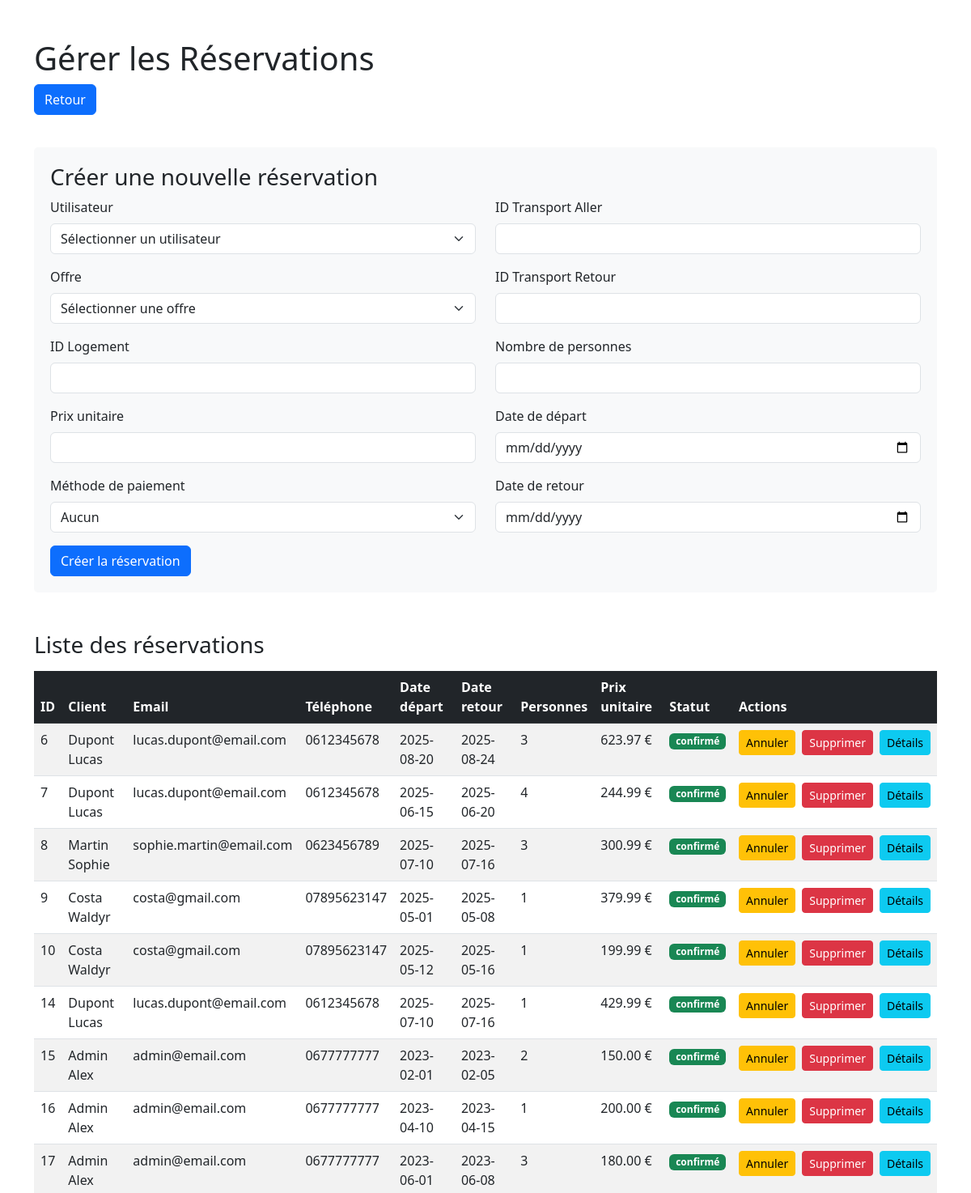
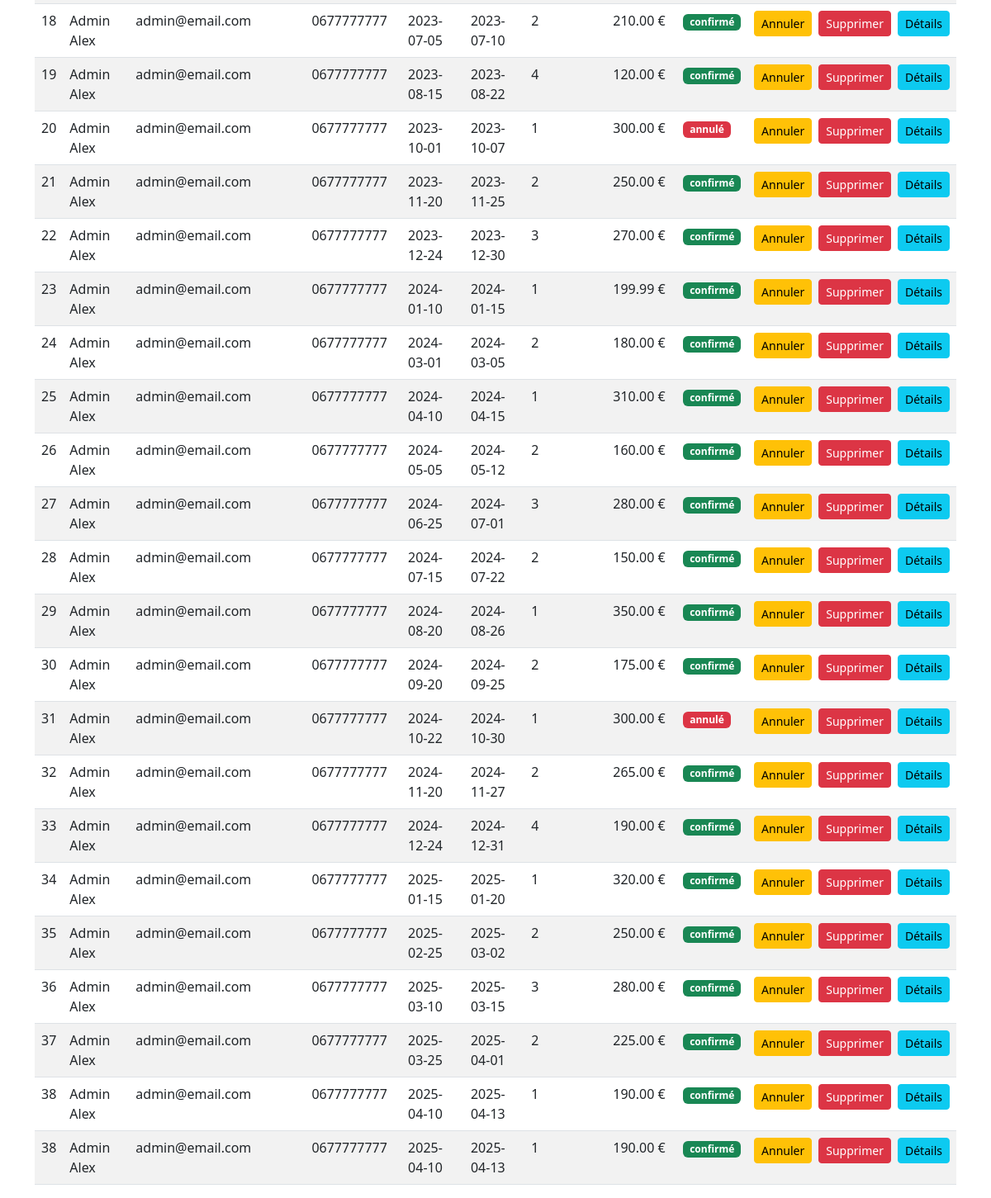
Screenshot of /admin/gestion_reservation.php (signed in) with the database file from the repository (2 pictures, top to bottom).
### tables this page shows
CREATE TABLE `reservations` (
  `id` int NOT NULL,
  `user_id` int NOT NULL,
  `offre_id` int NOT NULL,
  `logement_id` int NOT NULL,
  `transport_aller_id` int NOT NULL,
  `transport_retour_id` int NOT NULL,
  `nbr_personnes` int NOT NULL,
  `prix_unitaire` decimal(10,2) NOT NULL,
  `prix_total` decimal(10,2) GENERATED ALWAYS AS ((`prix_unitaire` * `nbr_personnes`)) STORED,
  `statut` enum('en attente','confirmé','annulé') DEFAULT 'en attente',
  `methode_paiement` enum('carte bancaire','paypal','virement','aucun') DEFAULT 'aucun',
  `date_paiement` datetime DEFAULT NULL,
  `date_reservation` timestamp NULL DEFAULT CURRENT_TIMESTAMP,
  `date_depart` date NOT NULL,
  `date_retour` date NOT NULL
);

### admin/gestion_reservation.php (the view, shortened to what this page needs)
<?php
require_once('../data_base/connection.php');
$sSQL4 = "SELECT * FROM reservations";
$stmt4 = $dbh->prepare($sSQL4);
$stmt4->execute();
$reservations = $stmt4->fetchAll(PDO::FETCH_ASSOC);
?>
<!DOCTYPE html>
<html lang="fr">
<head>
    <link href="https://cdn.jsdelivr.net/npm/bootstrap@5.3.0/dist/css/bootstrap.min.css" rel="stylesheet">
</head>
<body>
    <div class="container mt-5">
        <h1>Gérer les Réservations</h1>
        <a href="../admin.php" class="btn btn-primary mb-3">Retour</a>
        <div class="form-container mt-4">
            <h3>Créer une nouvelle réservation</h3>
            <form method="POST">
                <div class="row">
                    <div class="col-md-6">
                        <div class="mb-3">
                            <label for="user_id" class="form-label">Utilisateur</label>
                            <select class="form-select" id="user_id" name="user_id" required>
                                <option value="">Sélectionner un utilisateur</option>
                            </select>
                        </div>
                        <div class="mb-3">
                            <label for="offre_id" class="form-label">Offre</label>
                            <select class="form-select" id="offre_id" name="offre_id" required>
                                <option value="">Sélectionner une offre</option>
                            </select>
                        </div>
                        <div class="mb-3">
                            <label for="logement_id" class="form-label">ID Logement</label>
                            <input type="number" class="form-control" id="logement_id" name="logement_id" required>
                        </div>
                    </div>
                    <div class="col-md-6">
                        <div class="mb-3">
                            <label for="transport_aller_id" class="form-label">ID Transport Aller</label>
                            <input type="number" class="form-control" id="transport_aller_id" name="transport_aller_id" required>
                        </div>
                        <div class="mb-3">
                            <label for="transport_retour_id" class="form-label">ID Transport Retour</label>
                            <input type="number" class="form-control" id="transport_retour_id" name="transport_retour_id" required>
                        </div>
                        <div class="mb-3">
                            <label for="nbr_personnes" class="form-label">Nombre de personnes</label>
                            <input type="number" class="form-control" id="nbr_personnes" name="nbr_personnes" required>
                        </div>
                    </div>
                </div>
                <div class="row">
                    <div class="col-md-6">
                        <div class="mb-3">
                            <label for="prix_unitaire" class="form-label">Prix unitaire</label>
                            <input type="number" step="0.01" class="form-control" id="prix_unitaire" name="prix_unitaire" required>
                        </div>
                        <div class="mb-3">
                            <label for="methode_paiement" class="form-label">Méthode de paiement</label>
                            <select class="form-select" id="methode_paiement" name="methode_paiement" required>
                                <option value="aucun" selected>Aucun</option>
                            </select>
                        </div>
                    </div>
                    <div class="col-md-6">
                        <div class="mb-3">
                            <label for="date_depart" class="form-label">Date de départ</label>
                            <input type="date" class="form-control" id="date_depart" name="date_depart" required>
                        </div>
                        <div class="mb-3">
                            <label for="date_retour" class="form-label">Date de retour</label>
                            <input type="date" class="form-control" id="date_retour" name="date_retour" required>
                        </div>
                    </div>
                </div>
                <button type="submit" name="create_reservation" class="btn btn-primary">Créer la réservation</button>
            </form>
        </div>
        <h3 class="mt-5">Liste des réservations</h3>
        <table class="table table-striped mt-3">
            <thead class="table-dark">
                <tr>
                    <th>ID</th>
                    <th>Client</th>
                    <th>Email</th>
                    <th>Téléphone</th>
                    <th>Date départ</th>
                    <th>Date retour</th>
                    <th>Personnes</th>
                    <th>Prix unitaire</th>
                    <th>Statut</th>
                    <th>Actions</th>
                </tr>
            </thead>
            <tbody>
                <?php foreach ($reservations as $reservation): ?>
                    <tr>
                        <td><?= htmlspecialchars($reservation['id']) ?></td>
                        <td><?= htmlspecialchars($reservation['user_nom'] . ' ' . htmlspecialchars($reservation['user_prenom'])) ?></td>
                        <td><?= htmlspecialchars($reservation['user_email']) ?></td>
                        <td><?= htmlspecialchars($reservation['user_telephone'] ?? '') ?></td>
                        <td><?= htmlspecialchars($reservation['date_depart']) ?></td>
                        <td><?= htmlspecialchars($reservation['date_retour'] ?? 'N/A') ?></td>
                        <td><?= htmlspecialchars($reservation['nbr_personnes']) ?></td>
                        <td><?= htmlspecialchars($reservation['prix_unitaire']) ?> €</td>
                        <td>
                            <span class="badge
                                <?= $reservation['statut'] === 'confirmé' ? 'bg-success' :
                                   ($reservation['statut'] === 'annulé' ? 'bg-danger' : 'bg-warning text-dark') ?>">
                                <?= htmlspecialchars($reservation['statut']) ?>
                            </span>
                        </td>
                        <td>
                            <div class="d-flex gap-2">
                                <form method="POST" class="d-inline">
                                    <button type="submit" name="cancel_reservation" class="btn btn-warning btn-sm">Annuler</button>
                                </form>
                                <form method="POST" class="d-inline">
                                    <button type="submit" name="delete_reservation" class="btn btn-danger btn-sm" onclick="return confirm('Êtes-vous sûr de vouloir supprimer cette réservation ?')">Supprimer</button>
                                </form>
                                <a href="reservation_details.php?id=<?= $reservation['id'] ?>" class="btn btn-info btn-sm">Détails</a>
                            </div>
                        </td>
                    </tr>
                <?php endforeach; ?>
            </tbody>
        </table>
    </div>
</body>
</html>

### admin/gestion_reservation.php (style rules this page uses)
.form-container { background-color: #f8f9fa; padding: 20px; border-radius: 5px; margin-bottom: 30px; }

### rows the page displays
reservations: id "6", user_prenom "Dupont Lucas", user_email "lucas.dupont@email.com", user_telephone "0612345678", date_depart "2025-08-20", date_retour "2025-08-24", nbr_personnes "3", prix_unitaire "623.97", statut "confirmé"
reservations: id "7", user_prenom "Dupont Lucas", user_email "lucas.dupont@email.com", user_telephone "0612345678", date_depart "2025-06-15", date_retour "2025-06-20", nbr_personnes "4", prix_unitaire "244.99", statut "confirmé"
reservations: id "8", user_prenom "Martin Sophie", user_email "sophie.martin@email.com", user_telephone "0623456789", date_depart "2025-07-10", date_retour "2025-07-16", nbr_personnes "3", prix_unitaire "300.99", statut "confirmé"
reservations: id "9", user_prenom "Costa Waldyr", user_email "costa@gmail.com", user_telephone "07895623147", date_depart "2025-05-01", date_retour "2025-05-08", nbr_personnes "1", prix_unitaire "379.99", statut "confirmé"
reservations: id "10", user_prenom "Costa Waldyr", user_email "costa@gmail.com", user_telephone "07895623147", date_depart "2025-05-12", date_retour "2025-05-16", nbr_personnes "1", prix_unitaire "199.99", statut "confirmé"
reservations: id "14", user_prenom "Dupont Lucas", user_email "lucas.dupont@email.com", user_telephone "0612345678", date_depart "2025-07-10", date_retour "2025-07-16", nbr_personnes "1", prix_unitaire "429.99", statut "confirmé"
reservations: id "15", user_prenom "Admin Alex", user_email "admin@email.com", user_telephone "0677777777", date_depart "2023-02-01", date_retour "2023-02-05", nbr_personnes "2", prix_unitaire "150.00", statut "confirmé"
reservations: id "16", user_prenom "Admin Alex", user_email "admin@email.com", user_telephone "0677777777", date_depart "2023-04-10", date_retour "2023-04-15", nbr_personnes "1", prix_unitaire "200.00", statut "confirmé"
reservations: id "17", user_prenom "Admin Alex", user_email "admin@email.com", user_telephone "0677777777", date_depart "2023-06-01", date_retour "2023-06-08", nbr_personnes "3", prix_unitaire "180.00", statut "confirmé"
reservations: id "18", user_prenom "Admin Alex", user_email "admin@email.com", user_telephone "0677777777", date_depart "2023-07-05", date_retour "2023-07-10", nbr_personnes "2", prix_unitaire "210.00", statut "confirmé"
reservations: id "19", user_prenom "Admin Alex", user_email "admin@email.com", user_telephone "0677777777", date_depart "2023-08-15", date_retour "2023-08-22", nbr_personnes "4", prix_unitaire "120.00", statut "confirmé"
reservations: id "20", user_prenom "Admin Alex", user_email "admin@email.com", user_telephone "0677777777", date_depart "2023-10-01", date_retour "2023-10-07", nbr_personnes "1", prix_unitaire "300.00", statut "annulé"
reservations: id "21", user_prenom "Admin Alex", user_email "admin@email.com", user_telephone "0677777777", date_depart "2023-11-20", date_retour "2023-11-25", nbr_personnes "2", prix_unitaire "250.00", statut "confirmé"
reservations: id "22", user_prenom "Admin Alex", user_email "admin@email.com", user_telephone "0677777777", date_depart "2023-12-24", date_retour "2023-12-30", nbr_personnes "3", prix_unitaire "270.00", statut "confirmé"
reservations: id "23", user_prenom "Admin Alex", user_email "admin@email.com", user_telephone "0677777777", date_depart "2024-01-10", date_retour "2024-01-15", nbr_personnes "1", prix_unitaire "199.99", statut "confirmé"
reservations: id "24", user_prenom "Admin Alex", user_email "admin@email.com", user_telephone "0677777777", date_depart "2024-03-01", date_retour "2024-03-05", nbr_personnes "2", prix_unitaire "180.00", statut "confirmé"
reservations: id "25", user_prenom "Admin Alex", user_email "admin@email.com", user_telephone "0677777777", date_depart "2024-04-10", date_retour "2024-04-15", nbr_personnes "1", prix_unitaire "310.00", statut "confirmé"
reservations: id "26", user_prenom "Admin Alex", user_email "admin@email.com", user_telephone "0677777777", date_depart "2024-05-05", date_retour "2024-05-12", nbr_personnes "2", prix_unitaire "160.00", statut "confirmé"
reservations: id "27", user_prenom "Admin Alex", user_email "admin@email.com", user_telephone "0677777777", date_depart "2024-06-25", date_retour "2024-07-01", nbr_personnes "3", prix_unitaire "280.00", statut "confirmé"
reservations: id "28", user_prenom "Admin Alex", user_email "admin@email.com", user_telephone "0677777777", date_depart "2024-07-15", date_retour "2024-07-22", nbr_personnes "2", prix_unitaire "150.00", statut "confirmé"
reservations: id "29", user_prenom "Admin Alex", user_email "admin@email.com", user_telephone "0677777777", date_depart "2024-08-20", date_retour "2024-08-26", nbr_personnes "1", prix_unitaire "350.00", statut "confirmé"
reservations: id "30", user_prenom "Admin Alex", user_email "admin@email.com", user_telephone "0677777777", date_depart "2024-09-20", date_retour "2024-09-25", nbr_personnes "2", prix_unitaire "175.00", statut "confirmé"
reservations: id "31", user_prenom "Admin Alex", user_email "admin@email.com", user_telephone "0677777777", date_depart "2024-10-22", date_retour "2024-10-30", nbr_personnes "1", prix_unitaire "300.00", statut "annulé"
reservations: id "32", user_prenom "Admin Alex", user_email "admin@email.com", user_telephone "0677777777", date_depart "2024-11-20", date_retour "2024-11-27", nbr_personnes "2", prix_unitaire "265.00", statut "confirmé"
reservations: id "33", user_prenom "Admin Alex", user_email "admin@email.com", user_telephone "0677777777", date_depart "2024-12-24", date_retour "2024-12-31", nbr_personnes "4", prix_unitaire "190.00", statut "confirmé"
reservations: id "34", user_prenom "Admin Alex", user_email "admin@email.com", user_telephone "0677777777", date_depart "2025-01-15", date_retour "2025-01-20", nbr_personnes "1", prix_unitaire "320.00", statut "confirmé"
reservations: id "35", user_prenom "Admin Alex", user_email "admin@email.com", user_telephone "0677777777", date_depart "2025-02-25", date_retour "2025-03-02", nbr_personnes "2", prix_unitaire "250.00", statut "confirmé"
reservations: id "36", user_prenom "Admin Alex", user_email "admin@email.com", user_telephone "0677777777", date_depart "2025-03-10", date_retour "2025-03-15", nbr_personnes "3", prix_unitaire "280.00", statut "confirmé"
reservations: id "37", user_prenom "Admin Alex", user_email "admin@email.com", user_telephone "0677777777", date_depart "2025-03-25", date_retour "2025-04-01", nbr_personnes "2", prix_unitaire "225.00", statut "confirmé"
reservations: id "38", user_prenom "Admin Alex", user_email "admin@email.com", user_telephone "0677777777", date_depart "2025-04-10", date_retour "2025-04-13", nbr_personnes "1", prix_unitaire "190.00", statut "confirmé"
